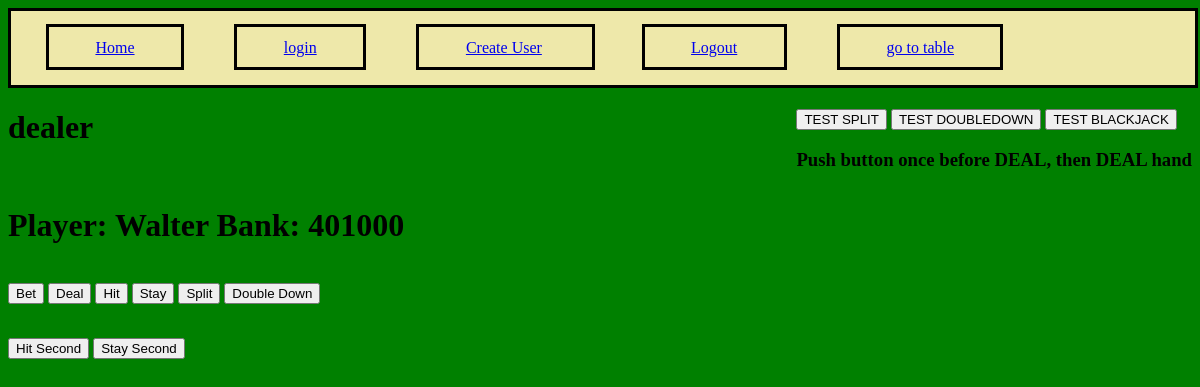
/table (signed in), run on an earlier commit of the app's database.
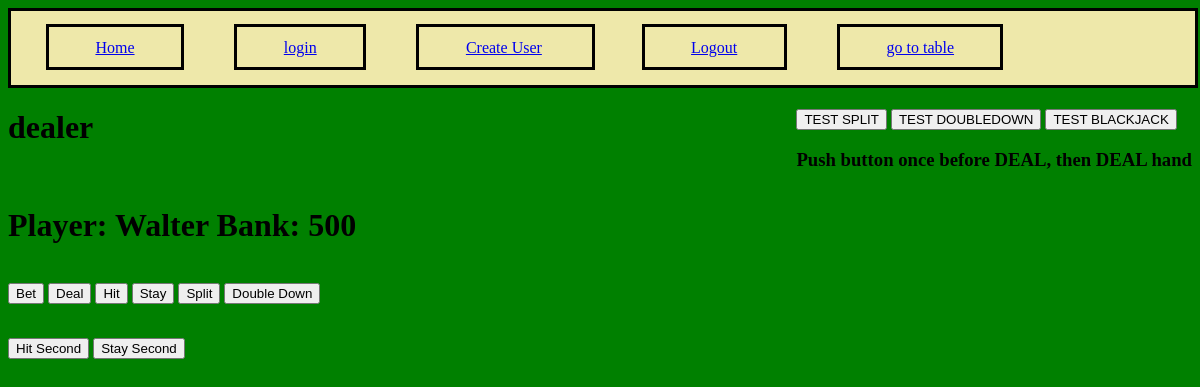
And on a later commit of the database.
### app.py (models this page shows)
class User(UserMixin, db.Model):
    id = db.Column(db.Integer, primary_key=True)
    username = db.Column(db.String(20), unique=True, nullable=False)
    password = db.Column(db.String(40), nullable=False)
    bank = db.Column(db.Integer(), nullable=False)

### app.py (the view)
@app.route('/table', methods=['GET', 'POST'])
@login_required
def table():
   db.session.commit()
   return render_template('table.html', bank=current_user.bank, name=current_user.username)

### app.py (called while the page is built)
@login_manager.user_loader
def load_user(uid):
    user = User.query.get(uid)
    return user

### templates/table.html (shortened to what this page needs)
{% extends "base.html" %}
{% block content %}
    </head>
    <body>
    <div id="container">
        <div id="split">
            <button onclick="deck.testSplitAces();">TEST SPLIT</button>
            <button onclick="deck.testDoubleDown();">TEST DOUBLEDOWN</button>
            <button onclick="deck.testBlackJack();">TEST BLACKJACK</button>
            <h3>Push button once before DEAL, then DEAL hand</h3>
        </div>
        <h1 id="dealer">dealer</h1>
        <h1>Player: {{ name }} Bank: {{ bank }}</h1>
        <br>
        <button onclick="player.bet();">Bet</button>
        <button onclick="deck.deal();">Deal</button>
        <button onclick="player.hit();">Hit</button>
        <button onclick="player.stay();">Stay</button>
        <button onclick="player.split();">Split</button>
        <button onclick="player.doubleDown();">Double Down</button>
        <br>
        <br>
        <button onclick="player.splitHit();">Hit Second</button>
        <button onclick="player.staySecond();">Stay Second</button>
    </div>
    </body>
{% endblock %}

### templates/base.html (shortened to what this page needs)
<!DOCTYPE html>
<html lang="en">
<head>
    <link href="/static/style.css" rel="stylesheet">
</head>
<body>
<nav>
    <ul>
        <li><a href="/">Home</a></li>
        <li><a href="/login">login</a></li>
        <li><a href="/createUser">Create User</a> </li>
        <li><a href="/logout">Logout</a></li>
        <li><a href="/table">go to table</a></li>
    </ul>
</nav>
{% block content %}
{% endblock %}
</body>
</html>

### static/style.css (style rules this page uses)
nav { background-color: palegoldenrod; border: black solid; width: 100%; }
nav ul { color: whitesmoke; list-style-type: none; padding: 1%; }
nav ul li { display: inline; border: solid black; margin: 2%; padding: 1% 4%; background-color: palegoldenrod; }
#split { float: right; }

### templates/base.html (style rules this page uses)
body { background-color: green; }

What changed in the data, as far as the page shows it:
changed User "Walter": bank "401000" → "500"
